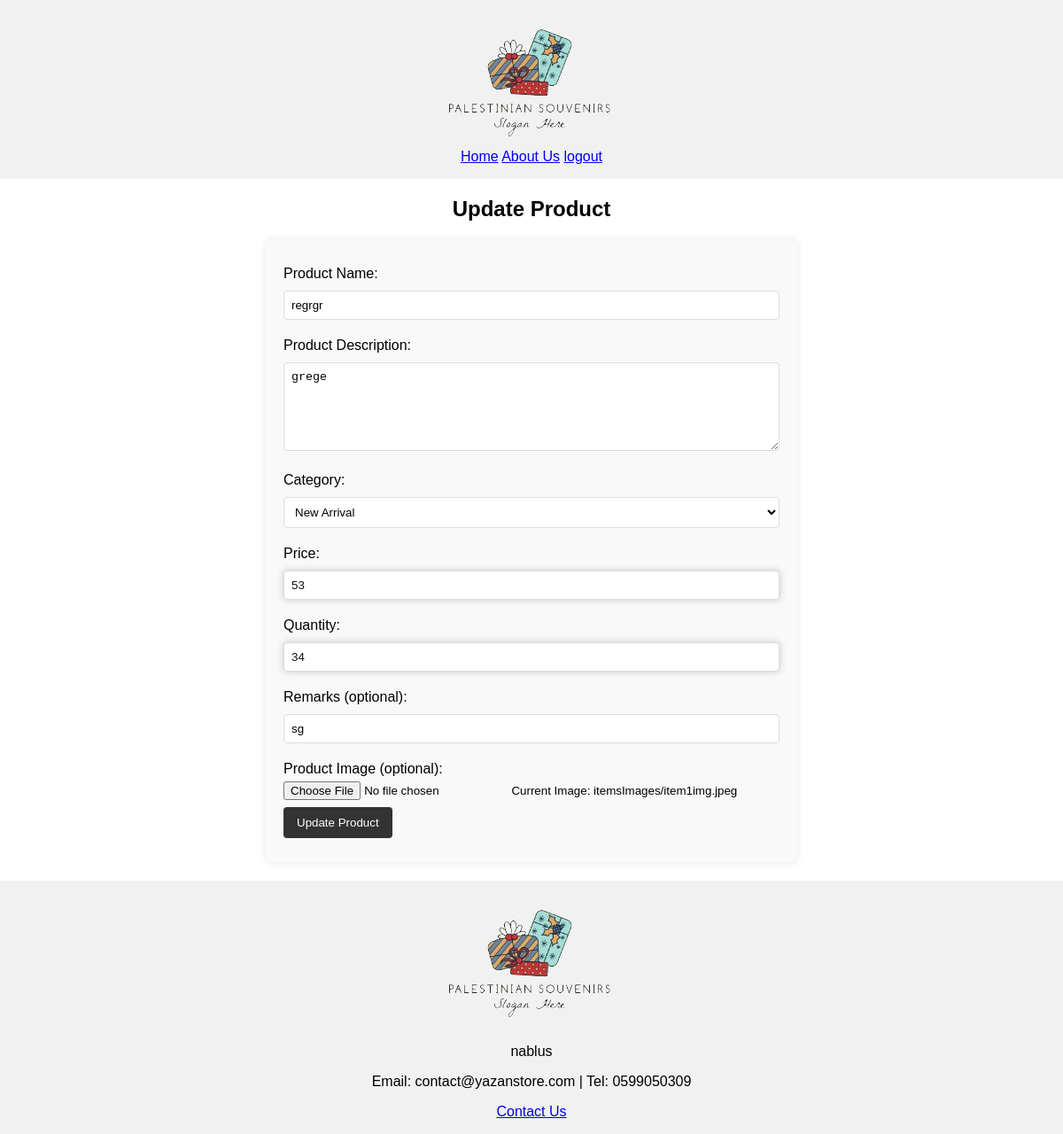
The page /update_product.php?id=1 on the database its author committed.
### tables this page shows
CREATE TABLE `product` (
  `p_id` int(10) NOT NULL,
  `p_name` varchar(32) NOT NULL,
  `p_description` varchar(255) NOT NULL,
  `p_category` varchar(30) NOT NULL DEFAULT 'Normal',
  `p_price` int(30) NOT NULL,
  `p_quantity` int(32) NOT NULL,
  `p_remarks` varchar(32) NOT NULL,
  `p_photo` varchar(255) NOT NULL
);

### update_product.php (the view, shortened to what this page needs)
<?php
include 'connection.php';
$product_id = isset($_GET['id']) ? $_GET['id'] : '';
$product = null;
if ($product_id != '') {
    $stmt = $pdo->prepare("SELECT * FROM product WHERE p_id = :product_id");
    $stmt->bindParam(':product_id', $product_id);
    $stmt->execute();
    $product = $stmt->fetch(PDO::FETCH_ASSOC);
}
?>
<!DOCTYPE html>
<html lang="en">
<head>
    <link rel="stylesheet" href="style.css">
</head>
<header>
    <div class="header-logo">
        <img src="img/logo.png" alt="E-Store Logo">
    </div>
    <div class="header-links">
        <a href="employee_page.php">Home</a>
        <a href="about.php">About Us</a>
        <a href="logout.php">logout</a>
    </div>
</header>
<body>
    <div class="add-product">
        <h2>Update Product</h2>
        <form action="process_update_product.php" method="post" enctype="multipart/form-data" class="add-product-form">
            <label for="pname">Product Name:</label>
            <input type="text" id="pname" name="p_name" required value="<?php echo ($product['p_name']); ?>">
            <label for="pdesc">Product Description:</label>
            <textarea id="pdesc" name="p_description" required><?php echo ($product['p_description']); ?></textarea>
            <label for="pcategory">Category:</label>
            <select id="pcategory" name="p_category" required>
                <option value="new arrival" <?php echo $product['p_category'] == 'new arrival' ? 'selected' : ''; ?>>New
                    Arrival</option>
            </select>
            <label for="pprice">Price:</label>
            <input type="number" id="pprice" name="p_price" required value="<?php echo ($product['p_price']); ?>">
            <label for="pquantity">Quantity:</label>
            <input type="number" id="pquantity" name="p_quantity" required
                value="<?php echo ($product['p_quantity']); ?>">
            <label for="premarks">Remarks (optional):</label>
            <input type="text" id="premarks" name="p_remarks" value="<?php echo ($product['p_remarks']); ?>">
            <label for="pimage">Product Image (optional):</label>
            <input type="file" id="pimage" name="p_photo">
            <small>Current Image: <?php echo ($product['p_photo']); ?></small>
            <button type="submit" name="update_product">Update Product</button>
        </form>
    </div>
</body>
<footer>
    <div class="footer-logo">
        <img src="img/logo.png" alt="E-Store Logo">
    </div>
    <div class="footer-info">
        <p>nablus</p>
        <p>Email: contact@yazanstore.com | Tel: 0599050309</p>
    </div>
    <div class="footer-links">
        <a href="contact.php">Contact Us</a>
    </div>
</footer>
</html>

### style.css (style rules this page uses)
* { box-sizing: border-box; }
body { margin: 0; display: flex; flex-direction: column; min-height: auto; font-family: Arial, sans-serif; }
header, footer { background-color: #f1f1f1; text-align: center; padding: 1em; }
footer { background-color: #f1f1f1; }
nav input[type="text"], input[type="number"], input[type="submit"] { width: 100%; padding: 8px; margin: 8px 0; box-sizing: border-box; border: 1px solid #ccc; border-radius: 4px; }
nav input[type="text"], input[type="number"], input[type="submit"], input[type="button"] { outline: none; border-color: #777; box-shadow: 0 0 8px 0 rgba(0, 0, 0, 0.2); }
nav input[type="text"], input[type="number"], input[type="submit"], input[type="button"] { padding: 8px 15px; margin: 8px 0; border: none; border-radius: 4px; background-color: white; color: rgb(17, 17, 17); cursor: pointer; }
button { padding: 10px 15px; border: none; border-radius: 4px; background-color: #333; color: white; cursor: pointer; transition: background-color 0.3s ease; margin: 8px 0; }
label { margin-bottom: 5px; }
input[type="text"], input[type="email"], input[type="password"], input[type="date"], input[type="number"], textarea, select { width: 300px; padding: 8px; margin-bottom: 10px; }
.add-product form { max-width: 600px; margin: 20px auto; padding: 20px; background: #f9f9f9; border-radius: 8px; box-shadow: 0 0 10px rgba(0, 0, 0, 0.1); }
.add-product h2 { text-align: center; margin-bottom: 20px; }
.add-product label { display: block; margin-top: 10px; }
input[type="text"], input[type="number"], input[type="email"], textarea, select { width: 100%; padding: 8px; margin-top: 5px; border: 1px solid #ddd; border-radius: 4px; box-sizing: border-box; }
textarea { height: 100px; resize: vertical; }
input[type="file"] { border: none; }
select { width: 100%; padding: 8px; margin-top: 5px; border: 1px solid #ddd; border-radius: 4px; background-color: white; box-sizing: border-box; position: relative; }

### rows shown on the page
product: p_name "regrgr", p_description "grege", p_category "New Arrival", p_price "53", p_quantity "34", p_remarks "sg", p_photo "itemsImages/item1img.jpeg"
